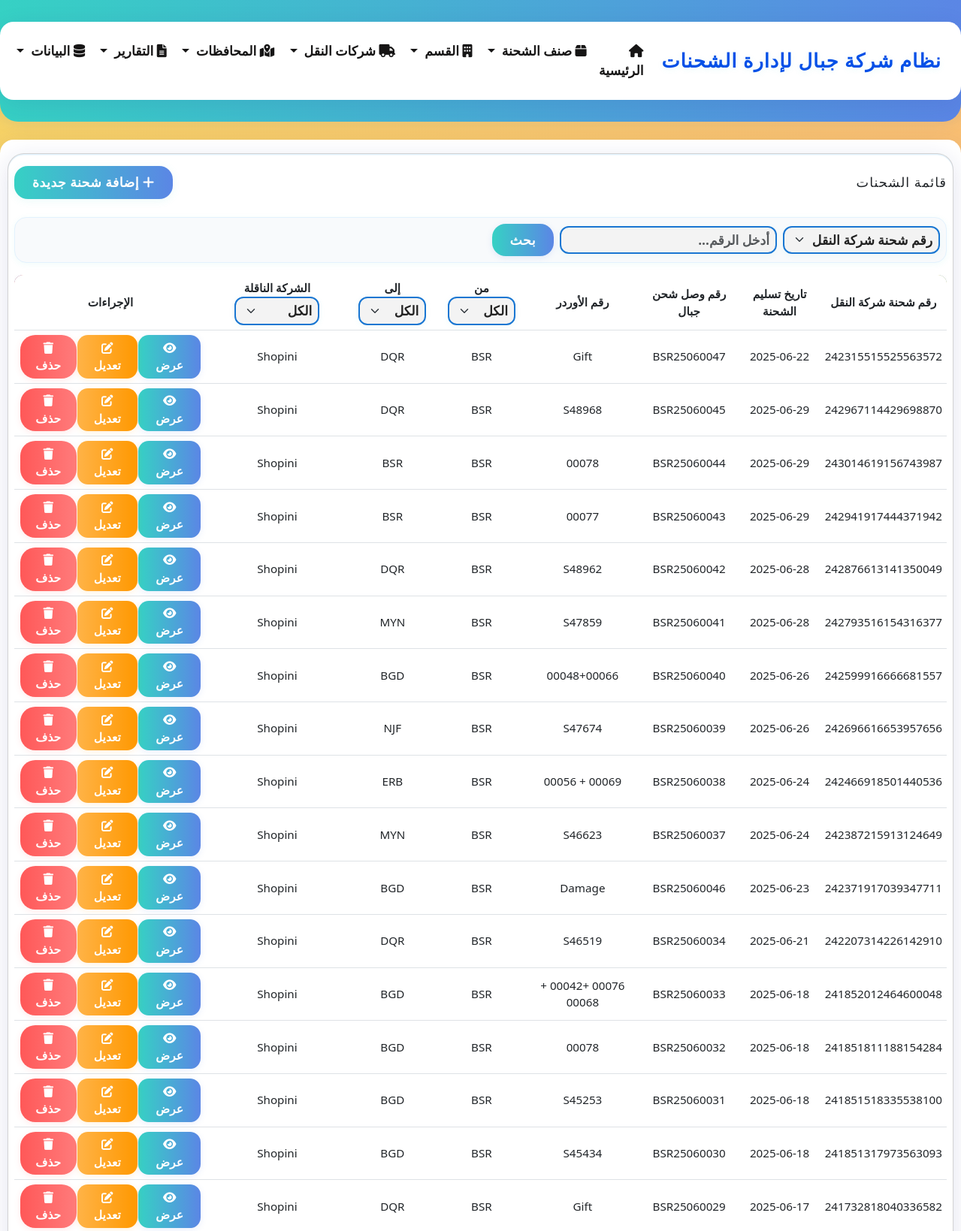
The page / (upper part) on the database its author committed.
### tables this page shows
CREATE TABLE "shipment" (
                id INTEGER PRIMARY KEY AUTOINCREMENT,
                shopiny_number TEXT UNIQUE NOT NULL,
                receipt_number TEXT UNIQUE,
                order_number TEXT,
                delivery_date DATETIME,
                from_governorate TEXT NOT NULL,
                to_governorate TEXT NOT NULL,
                carrier_company TEXT,
                notes TEXT,
                created_at DATETIME DEFAULT CURRENT_TIMESTAMP
            );

### app.py (the view)
@app.route('/')
def index():
    from_governorate = request.args.get('from_governorate')
    to_governorate = request.args.get('to_governorate')
    carrier_company = request.args.get('carrier_company')
    filter_field = request.args.get('filter_field')
    filter_value = request.args.get('filter_value')
    with get_db() as db:
        db.row_factory = sqlite3.Row
        query = '''
            SELECT s.*, GROUP_CONCAT(si.total) as total_amount,
                   datetime(s.delivery_date) as delivery_date
            FROM shipment s
            LEFT JOIN shipment_item si ON s.id = si.shipment_id
            WHERE 1=1
        '''
        params = []
        if from_governorate:
            query += ' AND s.from_governorate = ?'
            params.append(from_governorate)
        if to_governorate:
            query += ' AND s.to_governorate = ?'
            params.append(to_governorate)
        if carrier_company:
            query += ' AND s.carrier_company = ?'
            params.append(carrier_company)
        if filter_field in ['shopiny_number', 'receipt_number', 'order_number'] and filter_value:
            query += f' AND s.{filter_field} LIKE ?'
            params.append(f'%{filter_value}%')
        query += '\nGROUP BY s.id\nORDER BY s.created_at DESC'
        shipments = db.execute(query, params).fetchall()
        governorates = db.execute('SELECT name FROM governorate').fetchall()
        carrier_companies = db.execute('SELECT name FROM carrier_company').fetchall()
        processed_shipments = []
        for shipment in shipments:
            shipment_dict = dict(shipment)
            try:
                shipment_dict['delivery_date'] = datetime.strptime(shipment['delivery_date'], '%Y-%m-%d %H:%M:%S')
            except (ValueError, TypeError):
                shipment_dict['delivery_date'] = None
            processed_shipments.append(shipment_dict)
    return render_template(
        'index.html',
        shipments=processed_shipments,
        governorates=governorates,
        carrier_companies=carrier_companies,
        selected_from_governorate=from_governorate,
        selected_to_governorate=to_governorate,
        selected_carrier_company=carrier_company,
        filter_field=filter_field,
        filter_value=filter_value
    )

### app.py (called while the page is built)
@contextmanager
def get_db():
    db = sqlite3.connect(DATABASE)
    db.row_factory = sqlite3.Row
    try:
        yield db
        db.commit()
    except Exception as e:
        db.rollback()
        raise e
    finally:
        db.close()

### templates/index.html (shortened to what this page needs)
{% extends "base.html" %}
{% block content %}
<div class="card mb-4 modern-shadow">
    <div class="card-body">
        <div class="d-flex flex-column flex-md-row justify-content-between align-items-center mb-4 gap-3">
            <h2 class="card-title mb-0">قائمة الشحنات</h2>
            <a href="{{ url_for('new_shipment') }}" class="btn btn-primary btn-lg modern-btn">
                <i class="fas fa-plus"></i> إضافة شحنة جديدة
            </a>
        </div>
        <div class="filter-bar d-flex flex-wrap gap-3 mb-3 p-2 rounded align-items-center justify-content-between bg-light border">
            <form method="get" class="d-flex flex-row flex-wrap gap-2 align-items-center w-100 justify-content-md-start justify-content-center">
                <select name="filter_field" class="form-select form-select-sm w-auto modern-select">
                    <option value="shopiny_number" {% if filter_field == 'shopiny_number' %}selected{% endif %}>رقم شحنة شركة النقل</option>
                </select>
                <input type="text" name="filter_value" class="form-control form-control-sm w-auto modern-input" placeholder="أدخل الرقم..." value="{{ filter_value or '' }}">
                <button type="submit" class="btn btn-sm btn-primary modern-btn">بحث</button>
            </form>
        </div>
        <div class="table-responsive">
            <table class="table table-hover text-center align-middle">
                <thead>
                    <tr>
                        <th class="text-center align-middle">رقم شحنة شركة النقل</th>
                        <th class="text-center align-middle">تاريخ تسليم الشحنة</th>
                        <th class="text-center align-middle">رقم وصل شحن جبال</th>
                        <th class="text-center align-middle">رقم الأوردر</th>
                        <th class="text-center align-middle">
                            من
                            <form method="get" style="display:inline;">
                                <select name="from_governorate" class="form-select form-select-sm d-inline w-auto" onchange="this.form.submit()">
                                    <option value="">الكل</option>
                                </select>
                            </form>
                        </th>
                        <th class="text-center align-middle">
                            إلى
                            <form method="get" style="display:inline;">
                                <select name="to_governorate" class="form-select form-select-sm d-inline w-auto" onchange="this.form.submit()">
                                    <option value="">الكل</option>
                                </select>
                            </form>
                        </th>
                        <th class="text-center align-middle">
                            الشركة الناقلة
                            <form method="get" style="display:inline;">
                                <select name="carrier_company" class="form-select form-select-sm d-inline w-auto" onchange="this.form.submit()">
                                    <option value="">الكل</option>
                                </select>
                            </form>
                        </th>
                        <th class="text-center align-middle">الإجراءات</th>
                    </tr>
                </thead>
                <tbody>
                    {% for shipment in shipments %}
                    <tr>
                        <td class="text-center align-middle">{{ shipment.shopiny_number }}</td>
                        <td class="text-center align-middle">{% if shipment.delivery_date %}{{ shipment.delivery_date.strftime('%Y-%m-%d') }}{% else %}-{% endif %}</td>
                        <td class="text-center align-middle">{{ shipment.receipt_number }}</td>
                        <td class="text-center align-middle">{{ shipment.order_number }}</td>
                        <td class="text-center align-middle">{{ shipment.from_governorate }}</td>
                        <td class="text-center align-middle">{{ shipment.to_governorate }}</td>
                        <td class="text-center align-middle">{{ shipment.carrier_company }}</td>
                        <td class="text-center align-middle">
                            <div class="btn-group" role="group">
                                <a href="{{ url_for('view_shipment', id=shipment.id) }}" class="btn btn-info btn-sm btn-action">
                                    <i class="fas fa-eye"></i> عرض
                                </a>
                                <a href="{{ url_for('edit_shipment', id=shipment.id) }}" class="btn btn-warning btn-sm btn-action">
                                    <i class="fas fa-edit"></i> تعديل
                                </a>
                                <form action="{{ url_for('delete_shipment', id=shipment.id) }}" method="POST" class="d-inline">
                                    <button type="submit" class="btn btn-danger btn-sm btn-action" onclick="return confirm('هل أنت متأكد من حذف هذه الشحنة؟')">
                                        <i class="fas fa-trash"></i> حذف
                                    </button>
                                </form>
                            </div>
                        </td>
                    </tr>
                    {% endfor %}
                </tbody>
            </table>
        </div>
    </div>
</div>
{% endblock %}

### static/style.css (style rules this page uses)
body { background: linear-gradient(120deg, #f6d365 0%, #fda085 100%); font-family: 'Cairo', 'Segoe UI', Tahoma, Geneva, Verdana, sans-serif; color: #222; margin: 0; padding: 0; direction: rtl; }
.card, .card-body { padding: 8px 4px !important; }
h1, h2, h3, h4, h5 { color: #ff6f61; font-family: 'Cairo', 'Segoe UI', sans-serif; letter-spacing: 1px; font-size: 1.1rem; margin-bottom: 0.7rem; }
form { display: flex; flex-direction: column; gap: 3px; }
input, select, textarea { color: #111 !important; border: 2px solid #bdbdbd !important; }
input.form-control, select.form-select, textarea.form-control { background-color: #f3f3f3 !important; color: #222 !important; border: 2px solid #1976d2 !important; font-weight: bold; border-radius: 12px !important; font-size: 1.08rem !important; box-shadow: 0 2px 8px rgba(54, 209, 196, 0.07); transition: box-shadow 0.2s, border-color 0.2s; }
button, input[type="submit"] { background: linear-gradient(90deg, #36d1c4 0%, #5b86e5 100%); color: #fff; border: none; cursor: pointer; font-weight: bold; box-shadow: 0 2px 8px rgba(91, 134, 229, 0.15); transition: background 0.2s, transform 0.1s, box-shadow 0.2s; }
.btn-primary, button.btn-primary, input[type="submit"].btn-primary { background: linear-gradient(90deg, #36d1c4 0%, #5b86e5 100%) !important; color: #fff !important; border: none !important; font-weight: bold; box-shadow: 0 2px 8px rgba(91, 134, 229, 0.15); transition: background 0.2s, transform 0.1s, box-shadow 0.2s; }
.btn-danger, button.btn-danger, input[type="submit"].btn-danger { background: linear-gradient(90deg, #ff5858 0%, #ff7b7b 100%) !important; color: #fff !important; border: none !important; font-weight: bold; box-shadow: 0 2px 8px rgba(255, 88, 88, 0.13); transition: background 0.2s, transform 0.1s, box-shadow 0.2s; }
.btn-warning, button.btn-warning, input[type="submit"].btn-warning { background: linear-gradient(90deg, #ffb347 0%, #ff9800 100%) !important; color: #fff !important; border: none !important; font-weight: bold; box-shadow: 0 2px 8px rgba(255, 152, 0, 0.13); transition: background 0.2s, transform 0.1s, box-shadow 0.2s; }
.btn-info, button.btn-info, input[type="submit"].btn-info { background: linear-gradient(90deg, #36d1c4 0%, #5b86e5 100%) !important; color: #fff !important; border: none !important; font-weight: bold; box-shadow: 0 2px 8px rgba(91, 134, 229, 0.13); transition: background 0.2s, transform 0.1s, box-shadow 0.2s; }
.btn-info, button.btn-info, input[type="submit"].btn-info, .btn-warning, button.btn-warning, input[type="submit"].btn-warning, .btn-danger, button.btn-danger, input[type="submit"].btn-danger { border-radius: 20px !important; }
table { width: 100% !important; background: #fff; border-radius: 12px; overflow: hidden; box-shadow: 0 2px 8px rgba(31, 38, 135, 0.07); margin-bottom: 0.5rem; direction: rtl; }
thead { background: linear-gradient(90deg, #ff6f61 0%, #f6d365 100%); color: #fff; font-weight: bold; }
tbody tr:nth-child(even) { background: #fff7f0; }
td, th { padding: 6px 6px !important; text-align: right; vertical-align: middle; font-size: 0.95rem; }
::placeholder { color: #ffb199; }
.modern-btn { border-radius: 18px !important; padding: 0.55rem 1.5rem !important; font-size: 1.08rem !important; letter-spacing: 0.5px; box-shadow: 0 2px 12px rgba(54, 209, 196, 0.10); transition: background 0.2s, box-shadow 0.2s, transform 0.1s; }
.modern-shadow { box-shadow: 0 8px 32px 0 rgba(31, 38, 135, 0.13), 0 1.5px 0 #e3f2fd inset !important; border-radius: 22px !important; }
.filter-bar { background: #f8fafc !important; border-radius: 16px !important; box-shadow: 0 2px 8px rgba(54, 209, 196, 0.07); border: 1.5px solid #e3f2fd !important; }
.modern-select { border-radius: 12px !important; min-width: 120px; font-size: 1.01rem !important; }
.modern-input { border-radius: 12px !important; min-width: 120px; font-size: 1.01rem !important; }
.btn-action { margin-left: 4px; margin-right: 4px; min-width: 70px; border-radius: 14px !important; font-size: 0.97rem !important; padding: 0.35rem 0.9rem !important; }

### templates/base.html (style rules this page uses)
:root { --primary-color: #2196F3; --secondary-color: #FF4081; --accent-color: #FFC107; }
body { background-color: #f8f9fa; font-family: 'Segoe UI', Tahoma, Geneva, Verdana, sans-serif; }
.btn-primary { background-color: var(--primary-color); border-color: var(--primary-color); }
.card { box-shadow: 0 2px 5px rgba(0,0,0,0.1); border-radius: 10px; }
.table thead { background-color: var(--primary-color); color: white; }
.btn-action { margin: 0 2px; }

### rows shown on the page
shipment: shopiny_number "242315515525563572", delivery_date "2025-06-22", receipt_number "BSR25060047", order_number "Gift", from_governorate "BSR", to_governorate "DQR", carrier_company "Shopini"
shipment: shopiny_number "242967114429698870", delivery_date "2025-06-29", receipt_number "BSR25060045", order_number "S48968", from_governorate "BSR", to_governorate "DQR", carrier_company "Shopini"
shipment: shopiny_number "243014619156743987", delivery_date "2025-06-29", receipt_number "BSR25060044", order_number "00078", from_governorate "BSR", to_governorate "BSR", carrier_company "Shopini"
shipment: shopiny_number "242941917444371942", delivery_date "2025-06-29", receipt_number "BSR25060043", order_number "00077", from_governorate "BSR", to_governorate "BSR", carrier_company "Shopini"
shipment: shopiny_number "242876613141350049", delivery_date "2025-06-28", receipt_number "BSR25060042", order_number "S48962", from_governorate "BSR", to_governorate "DQR", carrier_company "Shopini"
shipment: shopiny_number "242793516154316377", delivery_date "2025-06-28", receipt_number "BSR25060041", order_number "S47859", from_governorate "BSR", to_governorate "MYN", carrier_company "Shopini"
shipment: shopiny_number "242599916666681557", delivery_date "2025-06-26", receipt_number "BSR25060040", order_number "00048+00066", from_governorate "BSR", to_governorate "BGD", carrier_company "Shopini"
shipment: shopiny_number "242696616653957656", delivery_date "2025-06-26", receipt_number "BSR25060039", order_number "S47674", from_governorate "BSR", to_governorate "NJF", carrier_company "Shopini"
shipment: shopiny_number "242466918501440536", delivery_date "2025-06-24", receipt_number "BSR25060038", order_number "00069 + 00056", from_governorate "BSR", to_governorate "ERB", carrier_company "Shopini"
shipment: shopiny_number "242387215913124649", delivery_date "2025-06-24", receipt_number "BSR25060037", order_number "S46623", from_governorate "BSR", to_governorate "MYN", carrier_company "Shopini"
shipment: shopiny_number "242371917039347711", delivery_date "2025-06-23", receipt_number "BSR25060046", order_number "Damage", from_governorate "BSR", to_governorate "BGD", carrier_company "Shopini"
shipment: shopiny_number "242207314226142910", delivery_date "2025-06-21", receipt_number "BSR25060034", order_number "S46519", from_governorate "BSR", to_governorate "DQR", carrier_company "Shopini"
shipment: shopiny_number "241852012464600048", delivery_date "2025-06-18", receipt_number "BSR25060033", order_number "00076 +00042 + 00068", from_governorate "BSR", to_governorate "BGD", carrier_company "Shopini"
shipment: shopiny_number "241851811188154284", delivery_date "2025-06-18", receipt_number "BSR25060032", order_number "00078", from_governorate "BSR", to_governorate "BGD", carrier_company "Shopini"
shipment: shopiny_number "241851518335538100", delivery_date "2025-06-18", receipt_number "BSR25060031", order_number "S45253", from_governorate "BSR", to_governorate "BGD", carrier_company "Shopini"
shipment: shopiny_number "241851317973563093", delivery_date "2025-06-18", receipt_number "BSR25060030", order_number "S45434", from_governorate "BSR", to_governorate "BGD", carrier_company "Shopini"
shipment: shopiny_number "241732818040336582", delivery_date "2025-06-17", receipt_number "BSR25060029", order_number "Gift", from_governorate "BSR", to_governorate "DQR", carrier_company "Shopini"
